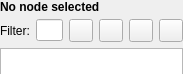
<?xml version="1.0" encoding="UTF-8"?>
<ui version="4.0">
 <class>qMRMLSegmentsTableView</class>
 <widget class="QWidget" name="qMRMLSegmentsTableView">
  <property name="geometry">
   <rect>
    <x>0</x>
    <y>0</y>
    <width>183</width>
    <height>74</height>
   </rect>
  </property>
  <property name="sizePolicy">
   <sizepolicy hsizetype="Preferred" vsizetype="MinimumExpanding">
    <horstretch>0</horstretch>
    <verstretch>0</verstretch>
   </sizepolicy>
  </property>
  <property name="minimumSize">
   <size>
    <width>0</width>
    <height>74</height>
   </size>
  </property>
  <property name="windowTitle">
   <string>qMRMLSegmentsTableView</string>
  </property>
  <layout class="QGridLayout" name="gridLayout">
   <property name="leftMargin">
    <number>0</number>
   </property>
   <property name="topMargin">
    <number>0</number>
   </property>
   <property name="rightMargin">
    <number>0</number>
   </property>
   <property name="bottomMargin">
    <number>0</number>
   </property>
   <item row="0" column="0">
    <widget class="QLabel" name="SegmentsTableMessageLabel">
     <property name="sizePolicy">
      <sizepolicy hsizetype="Preferred" vsizetype="Fixed">
       <horstretch>0</horstretch>
       <verstretch>0</verstretch>
      </sizepolicy>
     </property>
     <property name="minimumSize">
      <size>
       <width>0</width>
       <height>13</height>
      </size>
     </property>
     <property name="font">
      <font>
       <weight>75</weight>
       <bold>true</bold>
      </font>
     </property>
     <property name="text">
      <string>No node selected</string>
     </property>
    </widget>
   </item>
   <item row="3" column="0">
    <widget class="QTableView" name="SegmentsTable">
     <property name="enabled">
      <bool>true</bool>
     </property>
     <property name="sizePolicy">
      <sizepolicy hsizetype="Ignored" vsizetype="MinimumExpanding">
       <horstretch>0</horstretch>
       <verstretch>1</verstretch>
      </sizepolicy>
     </property>
     <property name="minimumSize">
      <size>
       <width>0</width>
       <height>56</height>
      </size>
     </property>
     <property name="maximumSize">
      <size>
       <width>16777215</width>
       <height>16777215</height>
      </size>
     </property>
     <property name="alternatingRowColors">
      <bool>true</bool>
     </property>
     <property name="sortingEnabled">
      <bool>false</bool>
     </property>
     <property name="columnCount" stdset="0">
      <number>6</number>
     </property>
     <attribute name="horizontalHeaderDefaultSectionSize">
      <number>48</number>
     </attribute>
     <attribute name="horizontalHeaderStretchLastSection">
      <bool>true</bool>
     </attribute>
     <attribute name="verticalHeaderVisible">
      <bool>false</bool>
     </attribute>
    </widget>
   </item>
   <item row="1" column="0">
    <layout class="QHBoxLayout" name="horizontalLayout">
     <item>
      <widget class="QLabel" name="FilterLabel">
       <property name="text">
        <string>Filter:</string>
       </property>
      </widget>
     </item>
     <item>
      <widget class="QLineEdit" name="FilterLineEdit"/>
     </item>
     <item>
      <widget class="QToolButton" name="ShowNotStartedButton">
       <property name="toolTip">
        <string>Show/Hide not started segments</string>
       </property>
       <property name="text">
        <string/>
       </property>
       <property name="icon">
        <iconset resource="../qSlicerSegmentationsModuleWidgets.qrc">
         <normaloff>:/Icons/Dot.png</normaloff>:/Icons/Dot.png</iconset>
       </property>
       <property name="checkable">
        <bool>true</bool>
       </property>
      </widget>
     </item>
     <item>
      <widget class="QToolButton" name="ShowInProgressButton">
       <property name="toolTip">
        <string>Show/Hide in progress segments</string>
       </property>
       <property name="text">
        <string/>
       </property>
       <property name="icon">
        <iconset resource="../qSlicerSegmentationsModuleWidgets.qrc">
         <normaloff>:/Icons/Edit.png</normaloff>:/Icons/Edit.png</iconset>
       </property>
       <property name="checkable">
        <bool>true</bool>
       </property>
      </widget>
     </item>
     <item>
      <widget class="QToolButton" name="ShowCompletedButton">
       <property name="toolTip">
        <string>Show/Hide completed segments</string>
       </property>
       <property name="text">
        <string/>
       </property>
       <property name="icon">
        <iconset resource="../qSlicerSegmentationsModuleWidgets.qrc">
         <normaloff>:/Icons/Present.png</normaloff>:/Icons/Present.png</iconset>
       </property>
       <property name="checkable">
        <bool>true</bool>
       </property>
      </widget>
     </item>
     <item>
      <widget class="QToolButton" name="ShowFlaggedButton">
       <property name="toolTip">
        <string>Show/Hide flagged segments</string>
       </property>
       <property name="text">
        <string/>
       </property>
       <property name="icon">
        <iconset resource="../qSlicerSegmentationsModuleWidgets.qrc">
         <normaloff>:/Icons/Flag.png</normaloff>:/Icons/Flag.png</iconset>
       </property>
       <property name="checkable">
        <bool>true</bool>
       </property>
      </widget>
     </item>
    </layout>
   </item>
  </layout>
 </widget>
 <resources>
  <include location="../qSlicerSegmentationsModuleWidgets.qrc"/>
 </resources>
 <connections/>
</ui>
